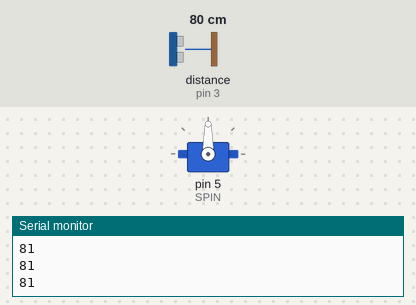
Simulated run of this sketch. Board: Arduino Uno, built with avr-gcc and run on an emulated ATmega328P. On the bench: servo, the last lines printed to the serial monitor. Inputs (shaded band) come from the test bench; at power-on: distance to the obstacle (sensor on pin 3) 80 cm. The echo pulse lasts 58.3 µs per cm.

Above: at 1.2 s.
1.3 s: distance to the obstacle (sensor on pin 3) set to 33 cm
2.8 s: distance to the obstacle (sensor on pin 3) set to 27 cm
At 3.7 s:
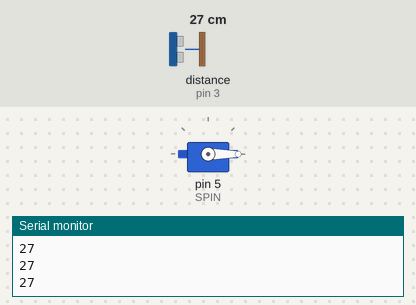
4.3 s: distance to the obstacle (sensor on pin 3) set to 35 cm
At 5.5 s:
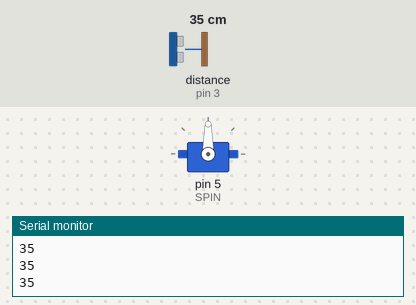
5.8 s: distance to the obstacle (sensor on pin 3) set to 2 cm
At 7.1 s:
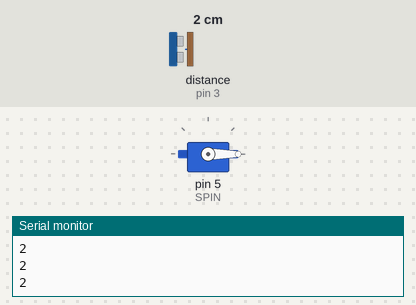
Timing chart, 0 to 8.3 s (numbered marks = the images above; inputs shaded):
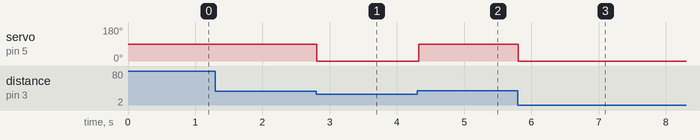

The sketch:

sketch_dec14a.ino
```cpp
#include <NewPing.h>
#include <Servo.h>
#define Echo 3
#define Trig 2
#define SPIN 5
#define MAX_DIST 200
long dur, cm;
Servo Servo1;
NewPing sonar(Trig, Echo, MAX_DIST);
void setup() {
  // put your setup code here, to run once:
  Serial.begin(9600);
  Servo1.attach(SPIN);
}

void loop() {
  // put your main code here, to run repeatedly:
  delay(50);
  unsigned int distance = sonar.ping_cm();

  Serial.println(distance);
  if (distance < 30)
  {
    Servo1.write(0);
   }
   else
   {
    Servo1.write(90);
   }
}
```

Measured:
- the behaviour switches between 30 and 29 cm on distance to the obstacle (sensor on pin 3) (found by bisection; images 0 and 1)
- after the input at 2.8 s, servo on pin 5 (SPIN): 90° → 0° at once
- after the input at 4.3 s, servo on pin 5 (SPIN): 0° → 90° at once
- after the input at 5.8 s, servo on pin 5 (SPIN): 90° → 0° at once
